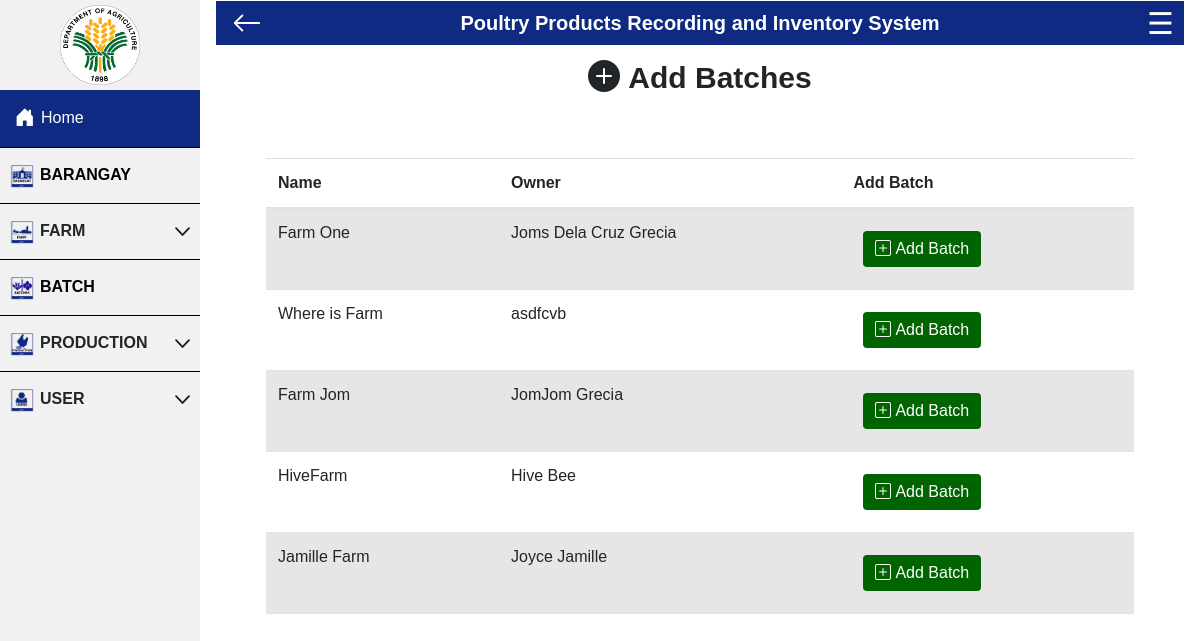
Screenshot of /project/add-farm-batch.php (signed in) with the database file from the repository.
### tables this page shows
CREATE TABLE `farm` (
  `farmID` int(21) NOT NULL,
  `baranggayID` int(21) NOT NULL,
  `farmname` varchar(21) NOT NULL,
  `farm_size` int(21) NOT NULL,
  `no_farmers` int(21) NOT NULL,
  `farmowner` varchar(21) NOT NULL,
  `address` varchar(21) DEFAULT NULL,
  `exp` int(21) NOT NULL,
  `contactno` int(21) NOT NULL,
  `lat` decimal(10,8) NOT NULL,
  `lng` decimal(11,8) NOT NULL
);

### project/add-farm-batch.php (the view, shortened to what this page needs)
<?php
$username = "root";
$password = "";
$database = "project";
$mysqli = new mysqli("localhost", $username, $password, $database);
?>
<?php include ("header.php");  ?>
<div class="wrapper">
<section class="view-user">
        <h2><svg xmlns="http://www.w3.org/2000/svg" width="40" height="40" fill="currentColor" class="bi bi-plus-circle-fill" viewBox="0 2 20 16">
  <path d="M16 8A8 8 0 1 1 0 8a8 8 0 0 1 16 0zM8.5 4.5a.5.5 0 0 0-1 0v3h-3a.5.5 0 0 0 0 1h3v3a.5.5 0 0 0 1 0v-3h3a.5.5 0 0 0 0-1h-3v-3z"/>
</svg>Add Batches</h2>
    </section>
    <section class="view">
<?php
$query = "SELECT * FROM farm";
if ($result = $mysqli->query($query)){
		echo "<table class='table table-striped'>
			<thead>
			<tr>
				<th scope='col' hidden id='count'>Farm ID</th>
				<th scope='col' id='farm-name'>Name</th>
				<th scope='col' id='owner'>Owner</th>
                <th scope='col' id='edit'>Add Batch</th>
			</tr>
			</thead>";
		}
        while ($row = $result->fetch_assoc()) {
        	echo"<tr>";
            	echo "<td id=' farmname '>" .$row['farmname']. "</td>";
            	echo "<td id=' owner '>" .$row['farmowner']. "</td>";
                echo '<td >
                <div class="addbatch-button">
                <button type="button" class="btn btn-primary" data-bs-toggle="modal" data-bs-target="#editModal" >
                  <a href= "add-batch.php?farmID='.$row['farmID'].'"><svg xmlns="http://www.w3.org/2000/svg" width="20" height="20" fill="currentColor" class="bi bi-plus-square" viewBox="0 0 20 20">
                <path d="M14 1a1 1 0 0 1 1 1v12a1 1 0 0 1-1 1H2a1 1 0 0 1-1-1V2a1 1 0 0 1 1-1h12zM2 0a2 2 0 0 0-2 2v12a2 2 0 0 0 2 2h12a2 2 0 0 0 2-2V2a2 2 0 0 0-2-2H2z"/>
                   <path d="M8 4a.5.5 0 0 1 .5.5v3h3a.5.5 0 0 1 0 1h-3v3a.5.5 0 0 1-1 0v-3h-3a.5.5 0 0 1 0-1h3v-3A.5.5 0 0 1 8 4z"/>
                 </svg>Add Batch</a>
                </button>
                </div>
                 </td>';
    		echo"</tr>";
		}
?>
    </section>
    </div>
</body>
</html>

### project/header.php (style rules this page uses)
body { margin: 0; font-family: helvetica; }
button { margin: 10px; border: none; color: white; font-size: 15px; font-weight: bolder; background-color: #0e2a83; border-radius: 20px; cursor: pointer; }
html { scroll-behavior:smooth !important; }

### project/add-farm-batch.php (style rules this page uses)
.wrapper { margin-top:10px; }
.view { margin:50px; display:grid; place-items:center; }
.view-user { display: flex; margin-top:10px; justify-content: center; }
.view-user h2 { font-size: 30px; font-weight: bold; }
tr td button a { text-decoration: none; color: white; }
.addbatch-button button { border:none; display:flex; justify-content:center; background-color:darkgreen; }
a { text-decoration:none !important; }
h2 { margin-top:5px; }

### rows the page displays
farm: farmname "Farm One", farmowner "Joms Dela Cruz Grecia"
farm: farmname "Where is Farm", farmowner "asdfcvb"
farm: farmname "Farm Jom", farmowner "JomJom Grecia"
farm: farmname "HiveFarm", farmowner "Hive Bee"
farm: farmname "Jamille Farm", farmowner "Joyce Jamille"
